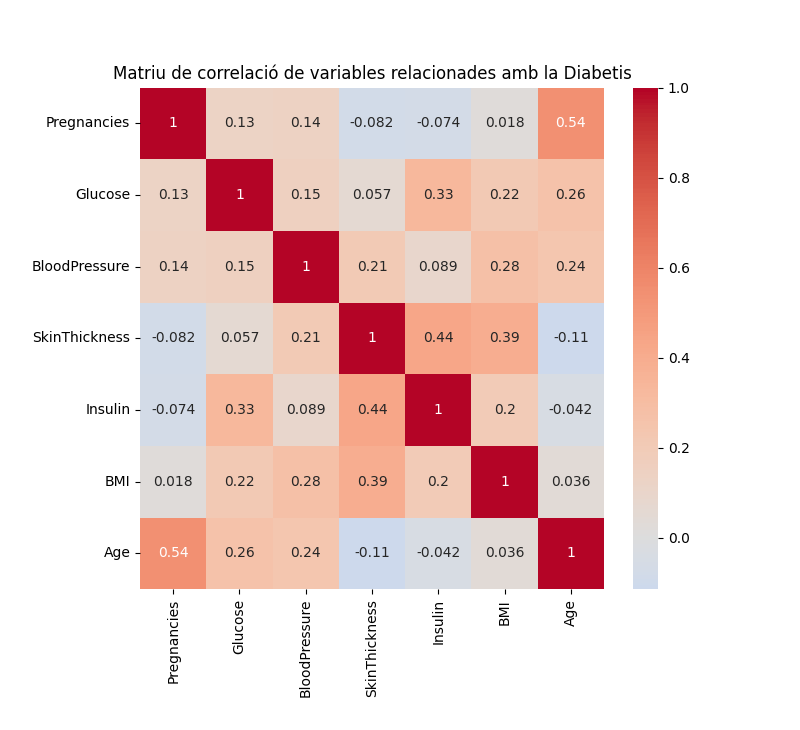

This chart was generated by the following Python code:
import pandas as pd
import seaborn as sns
import matplotlib.pyplot as plt
import sklearn

df = pd.read_csv("~/Downloads/diabetes.csv")
print(df.head())
print(df.columns)

df_filtered = df[['Pregnancies', 'Glucose', 'BloodPressure', 'SkinThickness', 'Insulin',
       'BMI', 'Age']]

print(df_filtered.columns)

matriu = df_filtered.corr(method='pearson')
print(matriu)

df_matriu = pd.DataFrame(matriu)
df_matriu.to_csv('matriu.csv', index=False)

plt.figure(figsize=(8,6))
sns.heatmap(matriu, xticklabels=df_matriu.columns, yticklabels=df_matriu.columns, cmap='coolwarm', annot=True, center=0)

plt.title("Matriu de correlació de variables relacionades amb la Diabetis")
plt.savefig("correlation_matrix.png", dpi=300, bbox_inches='tight')
plt.show()
